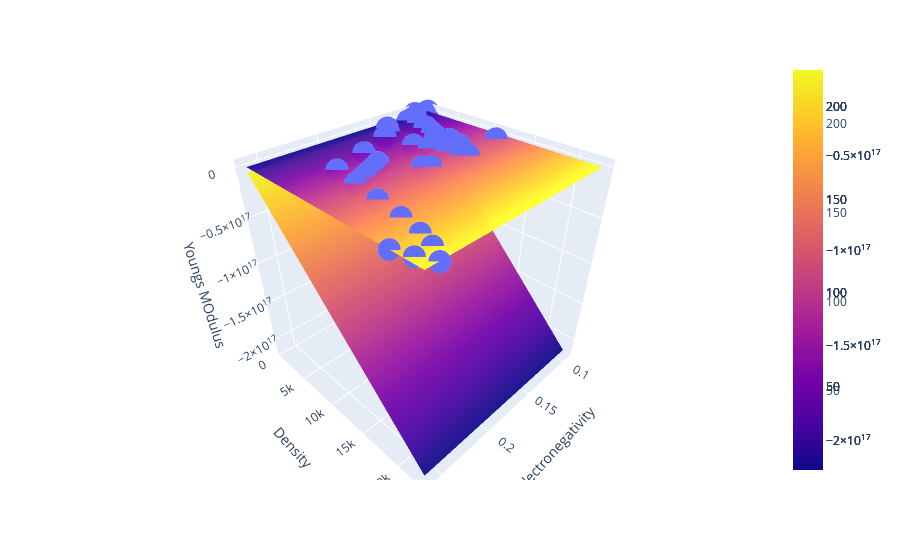

Notebook code cell kept with this figure:
### Code cell
# Comparing the plots obtained with my GD function 
x1_range1 = np.linspace(df['en_ghosh'].min(), df['en_ghosh'].max(), 10)
x2_range2 = np.linspace(df['density_of_solid'].min(), df['density_of_solid'].max(), 10)
x1_mesh1, x2_mesh2 = np.meshgrid(x1_range1, x2_range2)
y_pred_mesh_1 = reg.predict(np.c_[x1_mesh.ravel(), x2_mesh.ravel()])
y_pred_mesh_1 = y_pred_mesh.reshape(x1_mesh.shape)
fig.add_trace(go.Surface(x=x1_mesh, y=x2_mesh, z=y_pred_mesh_1, opacity=0.5))

# updating the plot layout
fig.update_layout(scene=dict(
                    xaxis_title='Electronegativity',
                    yaxis_title='Density',
                    zaxis_title='Youngs MOdulus'))

# showing the plot
fig.show()
